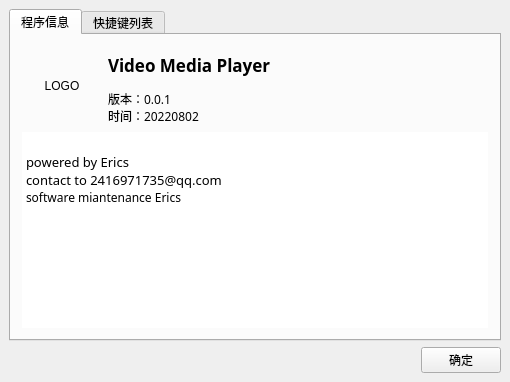
<?xml version="1.0" encoding="UTF-8"?>
<ui version="4.0">
 <class>About</class>
 <widget class="QWidget" name="About">
  <property name="geometry">
   <rect>
    <x>0</x>
    <y>0</y>
    <width>510</width>
    <height>382</height>
   </rect>
  </property>
  <property name="font">
   <font>
    <pointsize>9</pointsize>
   </font>
  </property>
  <property name="windowTitle">
   <string>0VoicePlayer 关于</string>
  </property>
  <property name="windowIcon">
   <iconset>
    <normaloff>://res/Player.ico</normaloff>://res/Player.ico</iconset>
  </property>
  <layout class="QGridLayout" name="gridLayout">
   <property name="leftMargin">
    <number>9</number>
   </property>
   <property name="topMargin">
    <number>9</number>
   </property>
   <property name="rightMargin">
    <number>9</number>
   </property>
   <property name="bottomMargin">
    <number>9</number>
   </property>
   <property name="spacing">
    <number>6</number>
   </property>
   <item row="0" column="0" colspan="2">
    <widget class="QTabWidget" name="tabWidget">
     <property name="currentIndex">
      <number>0</number>
     </property>
     <widget class="QWidget" name="tab">
      <attribute name="title">
       <string>程序信息</string>
      </attribute>
      <layout class="QGridLayout" name="gridLayout_4">
       <item row="0" column="0">
        <layout class="QVBoxLayout" name="verticalLayout">
         <item>
          <layout class="QHBoxLayout" name="horizontalLayout">
           <item>
            <widget class="QLabel" name="LogoLabel">
             <property name="minimumSize">
              <size>
               <width>80</width>
               <height>80</height>
              </size>
             </property>
             <property name="maximumSize">
              <size>
               <width>80</width>
               <height>80</height>
              </size>
             </property>
             <property name="text">
              <string>LOGO</string>
             </property>
             <property name="alignment">
              <set>Qt::AlignCenter</set>
             </property>
            </widget>
           </item>
           <item>
            <layout class="QGridLayout" name="gridLayout_2">
             <item row="0" column="0">
              <widget class="QLabel" name="label_2">
               <property name="font">
                <font>
                 <family>微软雅黑</family>
                 <pointsize>13</pointsize>
                 <weight>75</weight>
                 <bold>true</bold>
                </font>
               </property>
               <property name="text">
                <string>Video Media Player</string>
               </property>
              </widget>
             </item>
             <item row="1" column="0">
              <widget class="QLabel" name="VersionLabel">
               <property name="font">
                <font>
                 <family>微软雅黑</family>
                </font>
               </property>
               <property name="text">
                <string>版本：0.0.1
时间：20220802</string>
               </property>
              </widget>
             </item>
            </layout>
           </item>
          </layout>
         </item>
         <item>
          <widget class="QTextBrowser" name="textBrowser_2">
           <property name="font">
            <font>
             <family>微软雅黑</family>
            </font>
           </property>
           <property name="frameShape">
            <enum>QFrame::NoFrame</enum>
           </property>
           <property name="html">
            <string>&lt;!DOCTYPE HTML PUBLIC &quot;-//W3C//DTD HTML 4.0//EN&quot; &quot;http://www.w3.org/TR/REC-html40/strict.dtd&quot;&gt;
&lt;html&gt;&lt;head&gt;&lt;meta name=&quot;qrichtext&quot; content=&quot;1&quot; /&gt;&lt;style type=&quot;text/css&quot;&gt;
p, li { white-space: pre-wrap; }
&lt;/style&gt;&lt;/head&gt;&lt;body style=&quot; font-family:'微软雅黑'; font-size:9pt; font-weight:400; font-style:normal;&quot;&gt;
&lt;p style=&quot;-qt-paragraph-type:empty; margin-top:0px; margin-bottom:0px; margin-left:0px; margin-right:0px; -qt-block-indent:0; text-indent:0px; font-family:'SimSun';&quot;&gt;&lt;br /&gt;&lt;/p&gt;
&lt;p style=&quot; margin-top:0px; margin-bottom:0px; margin-left:0px; margin-right:0px; -qt-block-indent:0; text-indent:0px;&quot;&gt;&lt;span style=&quot; font-family:'SimSun'; font-size:10pt;&quot;&gt;powered by Erics&lt;/span&gt;&lt;/p&gt;
&lt;p style=&quot; margin-top:0px; margin-bottom:0px; margin-left:0px; margin-right:0px; -qt-block-indent:0; text-indent:0px;&quot;&gt;&lt;span style=&quot; font-family:'SimSun'; font-size:10pt;&quot;&gt;contact to 2416971735@qq.com&lt;/span&gt;&lt;/p&gt;
&lt;p style=&quot; margin-top:0px; margin-bottom:0px; margin-left:0px; margin-right:0px; -qt-block-indent:0; text-indent:0px;&quot;&gt;software miantenance Erics&lt;/p&gt;&lt;/body&gt;&lt;/html&gt;</string>
           </property>
           <property name="openExternalLinks">
            <bool>true</bool>
           </property>
          </widget>
         </item>
        </layout>
       </item>
      </layout>
     </widget>
     <widget class="QWidget" name="tab_2">
      <attribute name="title">
       <string>快捷键列表</string>
      </attribute>
      <layout class="QGridLayout" name="gridLayout_3">
       <item row="0" column="0">
        <widget class="QTextBrowser" name="textBrowser">
         <property name="frameShape">
          <enum>QFrame::NoFrame</enum>
         </property>
         <property name="html">
          <string>&lt;!DOCTYPE HTML PUBLIC &quot;-//W3C//DTD HTML 4.0//EN&quot; &quot;http://www.w3.org/TR/REC-html40/strict.dtd&quot;&gt;
&lt;html&gt;&lt;head&gt;&lt;meta name=&quot;qrichtext&quot; content=&quot;1&quot; /&gt;&lt;style type=&quot;text/css&quot;&gt;
p, li { white-space: pre-wrap; }
&lt;/style&gt;&lt;/head&gt;&lt;body style=&quot; font-family:'SimSun'; font-size:9pt; font-weight:400; font-style:normal;&quot;&gt;
&lt;p style=&quot; margin-top:0px; margin-bottom:0px; margin-left:0px; margin-right:0px; -qt-block-indent:0; text-indent:0px;&quot;&gt;&lt;span style=&quot; font-size:10pt;&quot;&gt;快捷键	指令&lt;/span&gt;&lt;/p&gt;
&lt;p style=&quot; margin-top:0px; margin-bottom:0px; margin-left:0px; margin-right:0px; -qt-block-indent:0; text-indent:0px;&quot;&gt;&lt;span style=&quot; font-size:10pt;&quot;&gt;----------------------------------&lt;/span&gt;&lt;/p&gt;
&lt;p style=&quot; margin-top:0px; margin-bottom:0px; margin-left:0px; margin-right:0px; -qt-block-indent:0; text-indent:0px;&quot;&gt;&lt;span style=&quot; font-size:10pt;&quot;&gt;Enter	屏幕-&amp;gt;全屏&lt;/span&gt;&lt;/p&gt;
&lt;p style=&quot; margin-top:0px; margin-bottom:0px; margin-left:0px; margin-right:0px; -qt-block-indent:0; text-indent:0px;&quot;&gt;&lt;span style=&quot; font-size:10pt;&quot;&gt;↑	声音-&amp;gt;音量 +&lt;/span&gt;&lt;/p&gt;
&lt;p style=&quot; margin-top:0px; margin-bottom:0px; margin-left:0px; margin-right:0px; -qt-block-indent:0; text-indent:0px;&quot;&gt;&lt;span style=&quot; font-size:10pt;&quot;&gt;↓	声音-&amp;gt;音量 -&lt;/span&gt;&lt;/p&gt;
&lt;p style=&quot; margin-top:0px; margin-bottom:0px; margin-left:0px; margin-right:0px; -qt-block-indent:0; text-indent:0px;&quot;&gt;&lt;span style=&quot; font-size:10pt;&quot;&gt;→	播放-&amp;gt;定位-&amp;gt;步进5 秒&lt;/span&gt;&lt;/p&gt;
&lt;p style=&quot; margin-top:0px; margin-bottom:0px; margin-left:0px; margin-right:0px; -qt-block-indent:0; text-indent:0px;&quot;&gt;&lt;span style=&quot; font-size:10pt;&quot;&gt;←	播放-&amp;gt;定位-&amp;gt;步退5 秒&lt;/span&gt;&lt;/p&gt;&lt;/body&gt;&lt;/html&gt;</string>
         </property>
        </widget>
       </item>
      </layout>
     </widget>
    </widget>
   </item>
   <item row="1" column="1" alignment="Qt::AlignRight">
    <widget class="QPushButton" name="ClosePushButton">
     <property name="layoutDirection">
      <enum>Qt::LeftToRight</enum>
     </property>
     <property name="text">
      <string>确定</string>
     </property>
     <property name="autoDefault">
      <bool>false</bool>
     </property>
    </widget>
   </item>
  </layout>
 </widget>
 <layoutdefault spacing="6" margin="11"/>
 <resources/>
 <connections/>
</ui>
